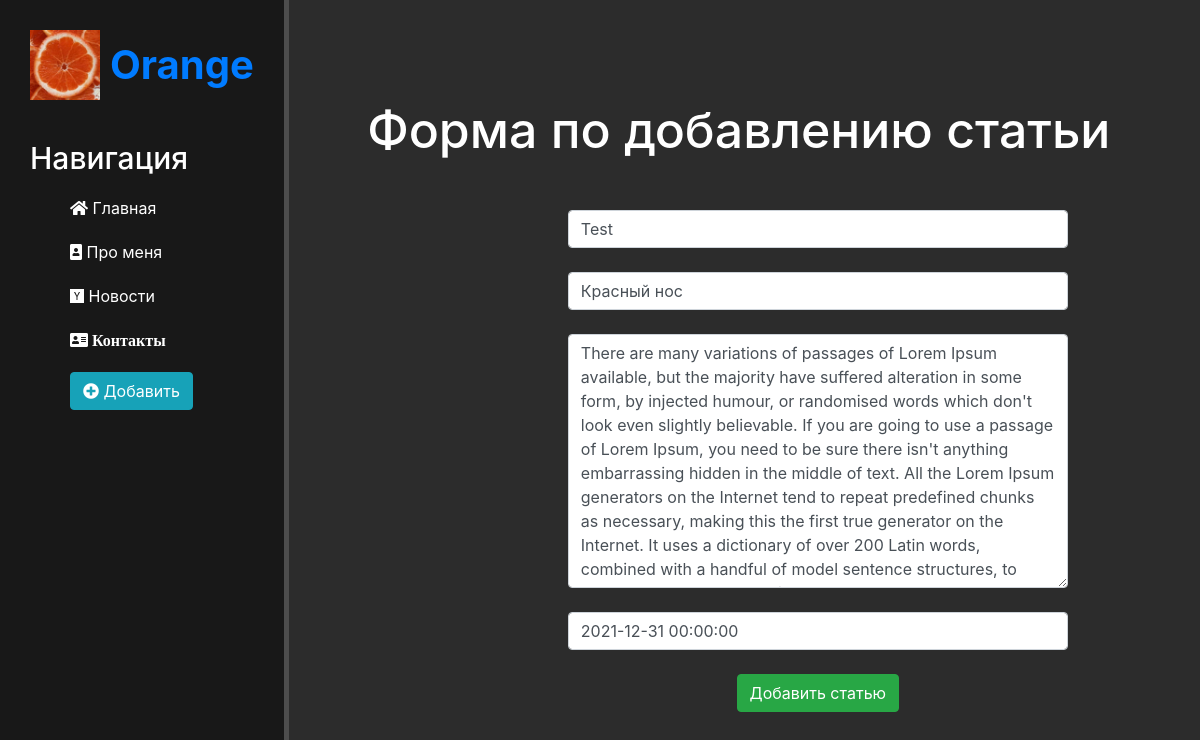
Page /news/13/update on the earlier database version.
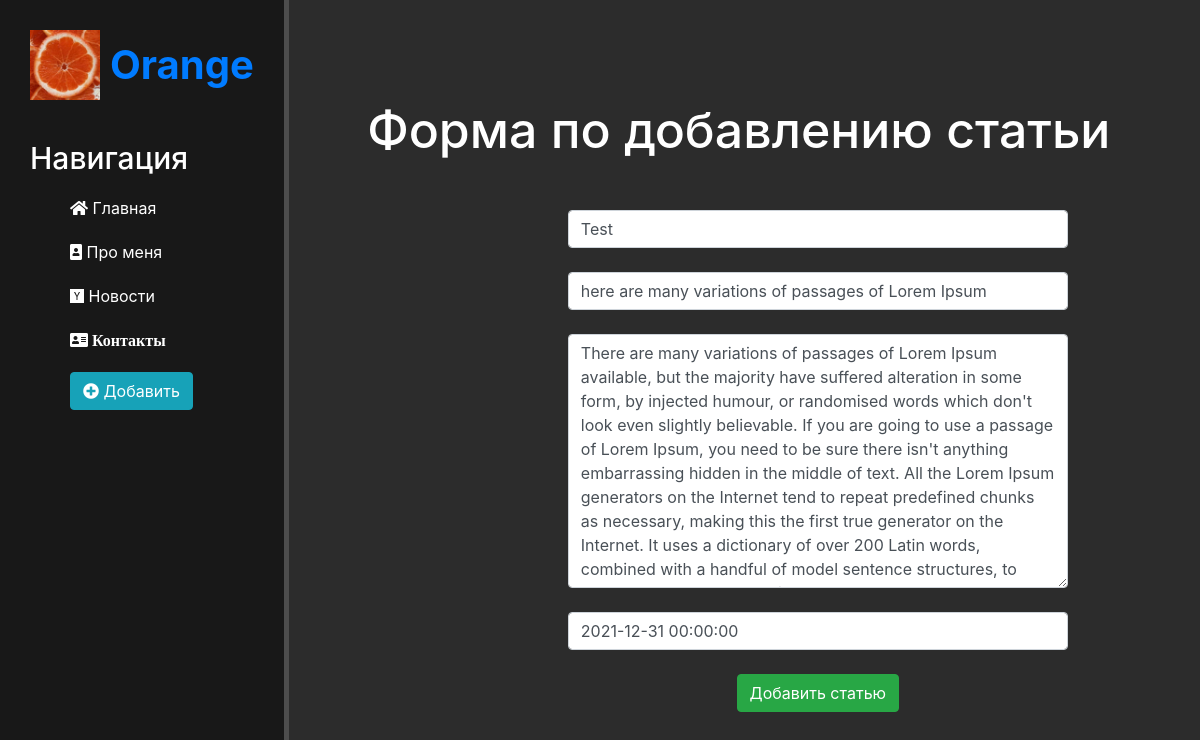
Same page on the later database version.
### news/models.py (models this page shows, shortened)
class Articles(models.Model):
    title = models.CharField('Название', max_length=50)
    anons = models.CharField('Анонс', max_length=150)
    full_text = models.TextField('Статья')
    date = models.DateTimeField('Дата публикации', null=True)
    class Meta:
        verbose_name = 'Новость'
        verbose_name_plural = 'Новости'
        ordering = ['-date', 'title']

### news/views.py (the view)
# urls.py: path('<int:pk>/update', views.NewsUpdateView.as_view(), name='news-update'),
class NewsUpdateView(UpdateView):
    model = Articles
    template_name = 'news/create.html'
    form_class = ActiclesForm  # работаем с классом ActiclesForm
    success_url = '/news/'

### news/forms.py
class ActiclesForm(ModelForm):
    class Meta:
        model = Articles
        fields = ['title', 'anons', 'full_text', 'date']
        widgets = {
            'title': TextInput(attrs={
                'class': 'form-control',
                'placeholder': 'Название статьи'
            }),
            'anons': TextInput(attrs={
                'class': 'form-control',
                'placeholder': 'Анонс статьи'
            }),
            'date': TextInput(attrs={
                'class': 'form-control',
                'placeholder': 'Дата публикации'
            }),
            'full_text': Textarea(attrs={
                'class': 'form-control',
                'placeholder': 'Текст статьи'
            }),
        }

### news/templates/news/create.html (shortened to what this page needs)
{% extends 'main/layout.html' %}
{% block content %}
<div class="features">
    <h1>Форма по добавлению статьи</h1>
    <form method="post">
        {{ form.title }}<br>
        {{ form.anons }}<br>
        {{ form.full_text }}<br>
        {{ form.date }}<br>
        <button class="btn btn-success" type="submit">Добавить статью</button>
    </form>
</div>
{% endblock %}

Differences in the rows shown:
changed Articles "Test": anons "Красный нос" → "here are many variations of passages of Lorem Ipsum"
